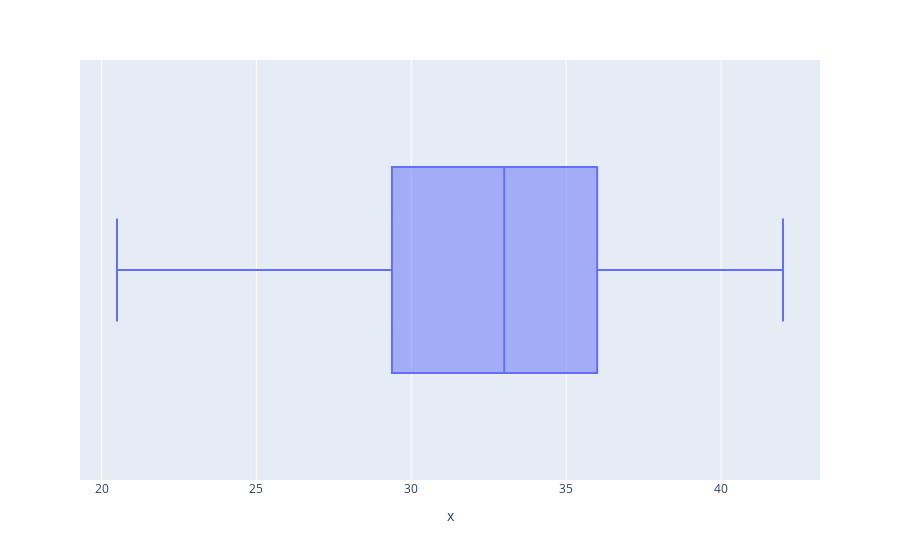

Here is the notebook cell this chart was saved with:
### Code cell
#Boxplot of Vertical
px.box(x=df['Vertical'])

### Figure 1 — Plotly figure (JSON) as saved in the notebook; plotly's stock layout.template omitted (floating-point values rounded to 4 significant figures; data arrays with more than 128 entries replaced by an {"elided": "..."} marker saying what was removed)
{"data": [{"alignmentgroup": "True", "hovertemplate": "x=%{x}<extra></extra>", "legendgroup": "", "marker": {"color": "#636efa"}, "name": "", "notched": false, "offsetgroup": "", "orientation": "h", "showlegend": false, "type": "box", "x": {"elided": "133 float values"}, "x0": " ", "xaxis": "x", "y0": " ", "yaxis": "y"}], "layout": {"boxmode": "group", "legend": {"tracegroupgap": 0}, "margin": {"t": 60}, "xaxis": {"anchor": "y", "domain": [0, 1], "title": {"text": "x"}}, "yaxis": {"anchor": "x", "domain": [0, 1]}}}
